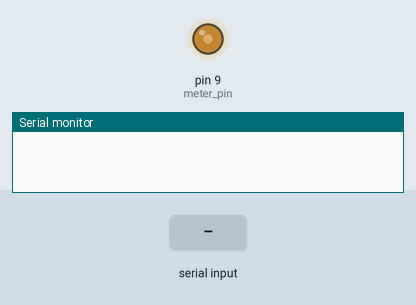
The sketch below on a simulated Arduino Uno, built with avr-gcc and run on an emulated ATmega328P. Shown: output pins drawn as LEDs (lit = HIGH), the last lines printed to the serial monitor. Inputs (shaded band) come from the test bench.

Above: at 0.75 s.
At 1.2 s:
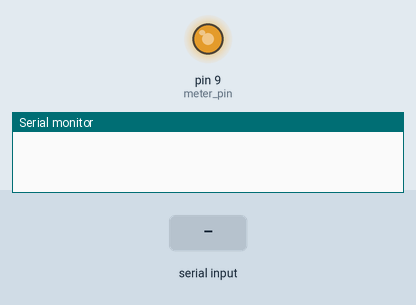
1.3 s: "level \n" received over Serial
At 2.9 s:
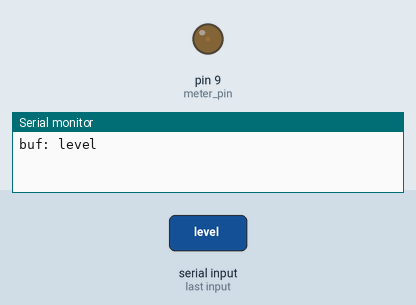
3.0 s: "levelf \n" received over Serial
4.5 s: "pin \n" received over Serial
Timing chart, 0 to 7.5 s (numbered marks = the images above; inputs shaded):
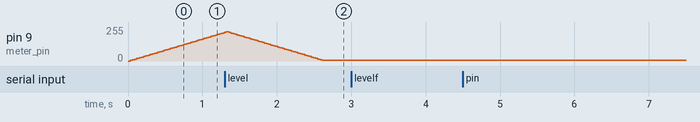

The sketch:

serialmeter.ino
```cpp
// (licence header left out)
int meter_pin = 9;
int adjust_increment = 5;
int adjust_delay = 30;
int upper_limit = 250;
char input[20];
char* input_p = input;
int current_level = 0;
boolean startup = true;

void setup() {
  Serial.begin(9600);
  *input_p = '\0';
  analogWrite(meter_pin, current_level);
}

void WaitForFirstInput() {
  while (!Serial.available()) {
    FadeTo(0);
    if (Serial.available()) {
      return;
    }
    FadeTo(upper_limit);
  }
}

void FadeTo(int level) {
  if (current_level < level) {
    for (; current_level < level;
           current_level += min(level - current_level, adjust_increment)) {
      if (Serial.available()) {
        return;
      }
      analogWrite(meter_pin, current_level);
      delay(adjust_delay);
    }
  }

  if (current_level > level) {
    for (; current_level > level;
           current_level -= min(current_level - level, adjust_increment)) {
      if (Serial.available()) {
        return;
      }
      analogWrite(meter_pin, current_level);
      delay(adjust_delay);
    }
  }
}

boolean ReadSerialByte() {
  char ch = Serial.read();
  if (ch != '\n') {
    if (input_p < input + sizeof(input) - 1) {
      *(input_p++) = ch;
    }
    return false;
  }
  *input_p = '\0';
  return true;
}

void SetLevel(float newvalue) {
  Serial.print("new value: ");
  Serial.println(newvalue);
  input_p = input;
  newvalue = max(min(newvalue, 1), 0);
  FadeTo(upper_limit * newvalue);
}

void SetUpperLimit(int new_limit) {
  if (new_limit < 1 || new_limit > 255) {
    Serial.print("limit out of hardware range");
  } else {
    float fraction = (float)current_level / upper_limit;
    upper_limit = new_limit;
    current_level = (float)upper_limit * fraction;
    analogWrite(meter_pin, current_level);
  }
}

void loop() {
  if (startup) {
    startup = false;
    WaitForFirstInput();
  }
  if (Serial.available()) {
    if (!ReadSerialByte()) {
      return;
    }
    Serial.print("buf: ");
    Serial.println(input);
    if (!strncmp(input, "level ", 6)) {
      FadeTo(max(min(atoi(input + 6), upper_limit), 0));
    } else if (!strncmp(input, "levelf ", 6)) {
      FadeTo(upper_limit * max(min(atof(input + 6), 1), 0));
    } else if (!strncmp(input, "pin ", 4)) {
      meter_pin = atoi(input + 4);
    } else if (!strncmp(input, "increment ", 4)) {
      adjust_increment = atoi(input + 10);
    } else if (!strncmp(input, "delay ", 6)) {
      adjust_delay = atoi(input + 6);
    } else if (!strncmp(input, "limit ", 6)) {
      SetUpperLimit(atoi(input + 6));
    } else if (!strcmp(input, "show")) {
      Serial.print("current level: "); Serial.println(current_level);
      Serial.print("meter pin: "); Serial.println(meter_pin);
      Serial.print("upper limit: "); Serial.println(upper_limit);
      Serial.print("adjust increment: "); Serial.println(adjust_increment);
      Serial.print("adjust delay (ms): "); Serial.println(adjust_delay);
    } else {
      Serial.println("** unrecognized command");
    }
    input_p = input;
  }
}
```
